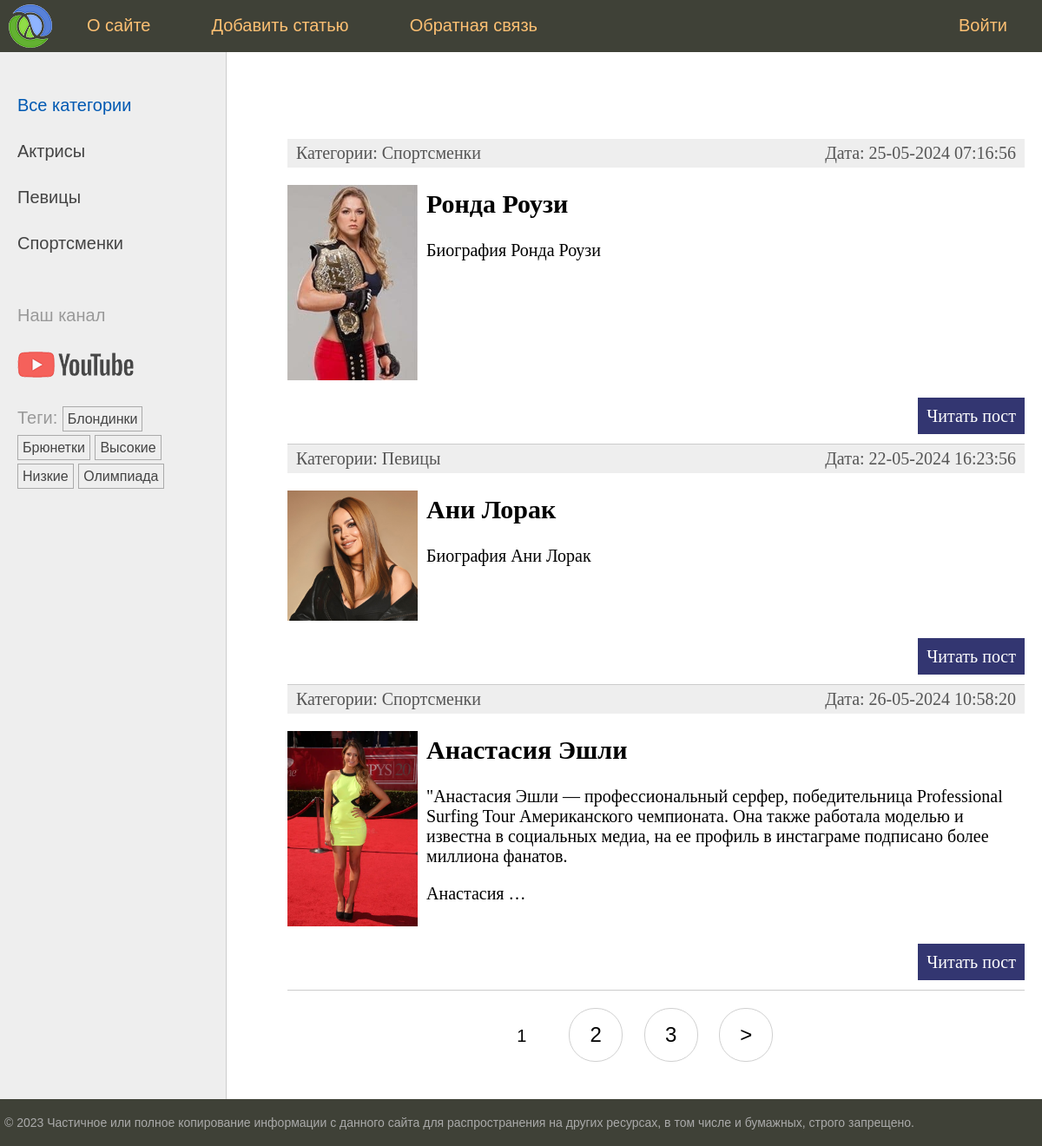
Before: / with the older database file.
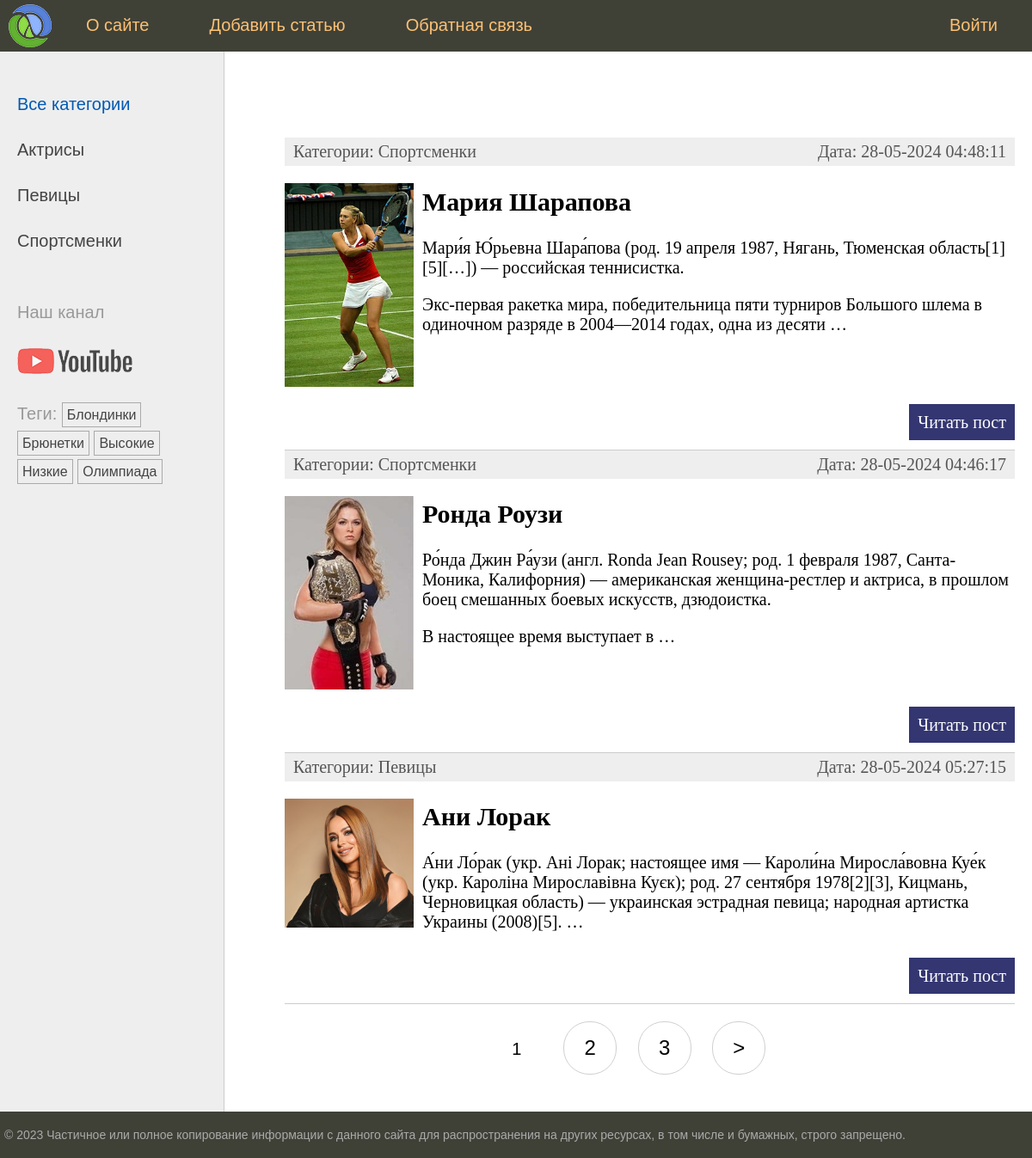
After: the same page with the newer database file.
### women/models.py (models this page shows, shortened)
class Category(models.Model):
    name = models.CharField(max_length=100, db_index=True, verbose_name="Категория")
    slug = models.SlugField(max_length=255, db_index=True, unique=True, verbose_name="Slug")
    class Meta:
        verbose_name = "Категория"
        verbose_name_plural = "Категории"
    def get_absolute_url(self):
        return reverse('category', kwargs={'cat_slug': self.slug})

class TagPost(models.Model):
    tag = models.CharField(max_length=100, db_index=True)
    slug = models.SlugField(max_length=255, unique=True, db_index=True)
    def get_absolute_url(self):
        return reverse('tag', kwargs={'tag_slug': self.slug})

class Women(models.Model):
    class Status(models.IntegerChoices):
        DRAFT = 0, "Черновик"
        PUBLISHED = 1, "Опубликовано"
    title = models.CharField(max_length=255, verbose_name="Заголовок")
    content = models.TextField(blank=True, verbose_name="Текст статьи")
    slug = models.SlugField(max_length=255, unique=True, db_index=True, verbose_name="Slug")
    photo = models.ImageField(upload_to='photos/%Y/%m/%d', default=None, blank=True, null=True, verbose_name="Фото")
    time_create = models.DateTimeField(auto_now_add=True, verbose_name="Время создания")
    time_update = models.DateTimeField(auto_now=True, verbose_name="Время изменения")
    is_published = models.BooleanField(choices=tuple(map(lambda x: (bool(x[0]), x[1]), Status.choices)),
                                       default=Status.DRAFT, verbose_name="Статус")
    cat = models.ForeignKey(to='Category', on_delete=models.PROTECT, related_name='posts', verbose_name="Категории")
    tags = models.ManyToManyField(to='TagPost', blank=True, related_name='womens', verbose_name="Теги")
    husband = models.OneToOneField(to='Husband', on_delete=models.SET_NULL, blank=True, null=True,
                                   related_name='woman', verbose_name="Муж")
    objects = models.Manager()
    published = PublishedManager()
    class Meta:
        verbose_name = "Известные женщины"
        verbose_name_plural = "Известные женщины"
        ordering = ["-time_create"]
        indexes = [
            models.Index(fields=["-time_create"])
        ]
    def get_absolute_url(self):
        return reverse('post', kwargs={'post_slug': self.slug})

### women/views.py (the view)
# urls.py: path("", views.WomenHome.as_view(), name='home'),
class WomenHome(DataMixin, ListView):
    template_name = 'women/index.html'
    context_object_name = 'posts'
    title_page = "Главная страница"
    cat_selected = 0
    def get_queryset(self):
        return Women.published.all().select_related("cat")

### women/models.py (called while the page is built)
    def get_queryset(self):
        return super().get_queryset().filter(is_published=Women.Status.PUBLISHED)

### women/templatetags/women_tags.py (called while the page is built)
@register.inclusion_tag('women/list_categories.html')
def show_category(cat_selected=0):
    cats = Category.objects.annotate(total=Count("posts")).filter(total__gt=0)
    return {'cats': cats, 'cat_selected': cat_selected}

@register.inclusion_tag('women/list_tags.html')
def show_tags():
    return {'tags': TagPost.objects.annotate(total=Count("womens")).filter(total__gt=0)}

### women/templates/women/index.html (shortened to what this page needs)
{% extends 'base.html' %}
{% block content %}
<ul class="list-articles">
	{% for p in posts %}
			<li><div class="article-panel">
        <p class="first">Категории: {{p.cat.name}}</p>
        <p class="last">Дата: {{p.time_update|date:"d-m-Y H:i:s"}}</p>
      </div>
        {% if p.photo %}
        <p><img class="img-article-left thumb" src="{{ p.photo.url }}"></p>
        {% endif %}
        <h2>{{p.title}}</h2>
	{% autoescape off %}
	{{p.content|linebreaks|truncatewords:"30"}}
	{% endautoescape %}
			<p class="link-read-post"><a href="{{ p.get_absolute_url }}">Читать пост</a></p>
			</li>
	{% endfor %}
</ul>
{% endblock %}
{% block navigation %}
{% if page_obj.has_other_pages %}
<nav class="list-pages">
    <ul>
        {% for p in paginator.page_range %}
        {% if page_obj.number == p %}
        <li class="page-num page-num-selected">{{ p }}</li>
        {% elif p >= page_obj.number|add:-2 and p <= page_obj.number|add:2 %}
        <li class="page-num">
            <a href="?page={{ p }}">{{ p }}</a>
        </li>
        {% endif %}
        {% endfor %}
        {% if page_obj.has_next %}
        <li class="page-num">
          <a href="?page={{ page_obj.next_page_number }}">&gt;</a>
        </li>
        {% endif %}
    </ul>
</nav>
{% endif %}
{% endblock %}

### templates/base.html (shortened to what this page needs)
{% load static %}
{% load women_tags %}
<!DOCTYPE html>
<html>
<head>
	<link type="text/css" href="{% static 'women/css/styles.css' %}" rel="stylesheet" />
</head>
<body>
<table class="table-page" border=0 cellpadding="0" cellspacing="0">
<tr><td valign=top>
{% block mainmenu %}
		<div class="header">
			<ul id="mainmenu" class="mainmenu">
			<li class="logo"><a href="{% url 'home' %}"><div class="logo"></div></a></li>
{% for m in menu %}
	{% if not forloop.last %}<li>{% else %}<li class="last">{% endif %}
		<a href="{% url m.url_name %}">{{m.title}}</a></li>
{% endfor %}
			</ul>
		</div>
{% endblock mainmenu %}
<table class="table-content" border=0 cellpadding="0" cellspacing="0">
<tr>
	<td valign="top" class="left-chapters">
	<ul id="leftchapters">
		{% if cat_selected == 0 %}
		<li class="selected">Все категории </li>
		{% else %}
		<li><a href="{% url 'home' %}">Все категории </a></li>
		{% endif %}
		{% show_category cat_selected %}
		<li class="share">
		<p>Наш канал</p>
		<a class="share-yt" href="https://www.youtube.com/channel/UClJzWfGWuGJL2t-3dYKcHTA/playlists" target="_blank" rel="nofollow"></a>
		</li>
    <li>{% show_tags %}</li>
	</ul>
</td>
<td valign="top" class="content">
	<div class="content-text">
{% block content %}
{% endblock %}
	</div>
{% block navigation %}
{% endblock %}
</td></tr></table>
</td></tr>
<tr><td valign=top>
	<div id="footer">
		<p>&copy; 2023 Частичное или полное копирование информации с данного сайта для распространения на других ресурсах, в том числе и бумажных, строго запрещено.</p>
	</div>
</td></tr></table>
</body>
</html>

### women/templates/women/list_categories.html
{% for cat in cats %}
{% if cat.id == cat_selected %}
<li class="selected">{{cat.name}}</li>
{% else %}
<li><a href="{{ cat.get_absolute_url }}">{{cat.name}}</a></li>
{% endif %}
{% endfor %}

### women/templates/women/list_tags.html
{% if tags %}
<ul class="tags-list">
    <li>Теги:</li>
    {% for t in tags %}
    <li><a href="{{ t.get_absolute_url }}">{{t.tag}}</a></li>
    {% endfor %}
</ul>
{% endif %}

### women/static/women/css/styles.css (style rules this page uses)
html, body { font-family: 'Arial'; margin: 0; padding: 0; height: 100%; width: 100%; color: #444; }
a { color: #0059b2; text-decoration: none; }
img { max-width: 600px; height: auto; }
img.img-article-left { max-width: 300px; height: auto; float: left; padding: 0 10px 10px 0; }
img.img-article-left.thumb { max-width: 150px; height: auto; }
p.link-read-post { text-align: right; }
p.link-read-post a { padding: 10px; min-width: 100px; background: #333671; color: #fff; text-decoration: none; }
div.article-panel { background: #eee; padding: 5px 10px 5px 10px; box-sizing: border-box; overflow: hidden; color: #555; }
div.article-panel p.first { margin: 0; float: left; }
div.article-panel p.last { margin: 0; float: right; }
ul.list-articles { list-style: none; margin: 0; padding: 0; }
ul.list-articles li { border-bottom: 1px solid #ccc; }
.table-page { width: 100%; height: 100%; vertical-align: top; }
.table-page tr { height: 100%; }
.header { background: #3F4137; height: 60px; }
.logo { background: url('../images/logo.png') no-repeat 10px 5px; width: 70px; height: 60px; }
ul.mainmenu { list-style: none; margin: 0; padding: 0; height: 60px; color: #fdc073; font-size: 20px; overflow: hidden; }
ul.mainmenu li { float: left; margin: 18px 40px 0 30px; }
ul.mainmenu li.logo { margin: 0; }
ul.mainmenu li.last { float: right; }
ul.mainmenu li a { color: #fdc073; text-decoration: none; }
.table-content { width: 100%; min-height: 100%; height: 100%; }
.left-chapters { margin: 0; background: #eee; border-right: 1px solid #ccc; }
.left-chapters ul { width: 230px; margin: 0; padding: 20px 10px 10px 20px; list-style: none; font-size: 20px; }
.left-chapters ul li { margin: 30px 0 0 0; color: #999; }
.left-chapters ul li.selected { color: #0059b2; }
.left-chapters ul li a { color: #444; text-decoration: none; }
.left-chapters ul li.share { margin: 60px 0 0 0; }
.left-chapters ul li.share p { margin: 30px 0 30px 0; }
.left-chapters ul li.share a { display: inline-block; width: 40px; height: 40px; margin: 0 20px 0 0; }
.left-chapters ul li.share a.share-yt { width: 100%; height: 30px; background: url('../images/share_yt.png') no-repeat 0 0 }
ul.tags-list { width: 100%; margin: 0; padding: 0; list-style: none; }
ul.tags-list li { margin: 0; padding: 0 0 10px; display: inline-block; }
ul.tags-list li a { padding: 5px; font-size: 16px; border: 1px solid #aaa; }
.content { padding: 40px 20px 20px 40px; width: 100%; box-sizing: border-box; }
.content-text { margin: 60px 0 0 30px; color: #000; font-size: 20px; font-family: Yandex Sans Display Light; }
#footer { box-sizing: border-box; background: #3F4137; padding: 5px; color: #aaa; font-size: 14px; font-family: Verdana, Geneva, Arial, Helvetica; text-align: left; overflow: hidden; }
.list-pages { text-align: center; margin: 0 0 20px 0; }
.list-pages ul { margin: 20px 0 0 0; padding: 0; list-style: none; }
.list-pages ul li { display: inline-block; margin: 0 20px 0 0; }
.list-pages a { color: #000; font-size: 24px; text-decoration: none; }
.list-pages .page-num, .page-num-selected { display: inline-block; width: 60px; height: 44px; padding: 16px 0 0 0; border: 1px solid #d0d0d0; border-radius: 30px; }
.list-pages .page-num-selected { border: none; color: #000; font-size: 20px; }

Changed rows visible on the page:
no longer on this page (row unchanged): Women: cat.name "Спортсменки", time_update "26-05-2024 10:58:20", photo (picture), title "Анастасия Эшли", content "\"Анастасия Эшли — профессиональный серфер, победительница Professional Surfing Tour Американского чемпионата. Она также работала моделью и известна в социальных медиа, на ее профиль в инстаграме подписано более миллиона фанатов. Анастасия …"
added Women: cat.name "Спортсменки", time_update "28-05-2024 04:48:11", photo (picture), title "Мария Шарапова", content "Мари́я Ю́рьевна Шара́пова (род. 19 апреля 1987, Нягань, Тюменская область[1][5][…]) — российская теннисистка. Экс-первая ракетка мира, победительница пяти турниров Большого шлема в одиночном разряде в 2004—2014 годах, одна из десяти …"
changed Women "Ронда Роузи": time_update "25-05-2024 07:16:56" → "28-05-2024 04:46:17"; content "Биография Ронда Роузи" → "Ро́нда Джин Ра́узи (англ. Ronda Jean Rousey; род. 1 февраля 1987, Санта-Моника, Калифорния) — американская женщина-рестлер и актриса, в прошлом боец смешанных боевых искусств, дзюдоистка. В настоящее время выступает в …"
changed Women "Ани Лорак": time_update "22-05-2024 16:23:56" → "28-05-2024 05:27:15"; content "Биография Ани Лорак" → "А́ни Ло́рак (укр. Ані Лорак; настоящее имя — Кароли́на Миросла́вовна Куе́к (укр. Кароліна Мирославівна Куєк); род. 27 сентября 1978[2][3], Кицмань, Черновицкая область) — украинская эстрадная певица; народная артистка Украины (2008)[5]. …"
